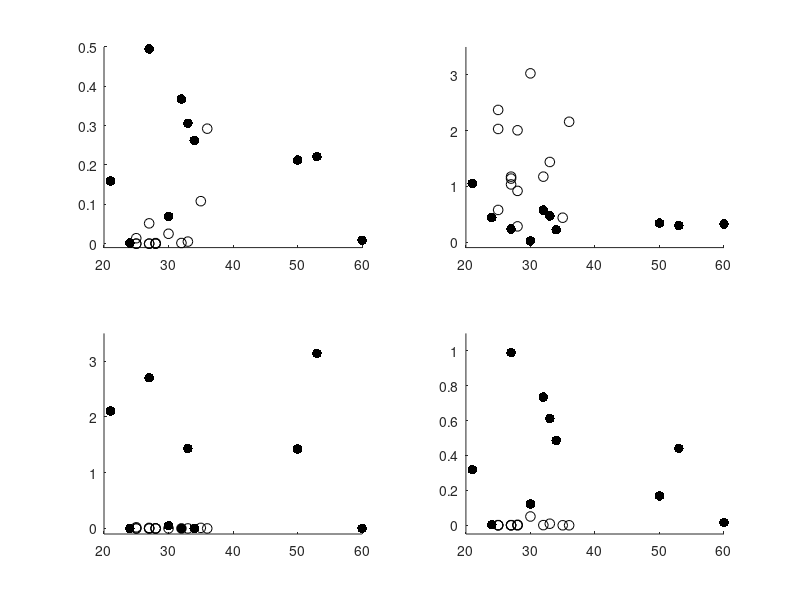

Write the MATLAB code that produced this figure. (Note: this script raises an error after producing the figure.)
%% scatter plots for RSC with age and group
M350_SZ = [0.2962456306 0.573417375 0.3385766875 0.22071525 0.438349664 0.2327604769 0.3214479559 1.0514046667 0.0200900371 0.4675730574;...
    53 32 50 34 24 27 60 21 30 33];
M350_CON = [3.02659 1.4363888125 1.0337429497 0.2807041889 2.0048575039 0.4363267821 2.370527875 1.1731073287 0.5756230273 2.02889875,...
    0.917666375 1.13822725 1.1729591881 2.158097; 30 33 27 28 28 35 25 32 25 25 28 27 27 36];
M170_SZ = [0.22141 0.36748 0.21239 0.26248 0.0015558 0.49504 0.0085455 0.1594 0.069397 0.30599; 53 32 50 34 24 27 60 21 30 33];
M170_CON = [0.025183 0.0052318 1.523e-06 0 0.0014568 0.10803 1.52e-05 0.0016754 0.013846 1.7508e-06 0 7.4231e-07 0.051623 0.29234;...
    30 33 27 28 28 35 25 32 25 25 28 27 27 36];
M170_UR_left = [3.1408,0,1.4252,5.8897e-05,0,2.7036,0,2.1063,0.046761,1.4342,0,0.000257,0.009892,0,0.0001,0.01,0,0,0.02,0,0.0004,0,0,0;...
    53 32 50 34 24 27 60 21 30 33 30 33 27 28 28 35 25 32 25 25 28 27 27 36]';
M170_int_right = [0.44089 0.73465 0.168615 0.48614 0.002764153185 0.990075 0.016005 0.31835 0.121799 0.611999 0.050365 0.008946 0 0.0007 0.0029135 0 3.0401e-05 0.0009335 0.001202 0 0.0003 0 0.00107068 0;...
    53 32 50 34 24 27 60 21 30 33 30 33 27 28 28 35 25 32 25 25 28 27 27 36]';

gender =[1,1,1,1,1,1,0,1,1,1,0,1,1,1,1,1,1,1,0,1,0,0,0,0];

figure;
subplot(2,2,1)
scatter(M170_SZ(2,:),M170_SZ(1,:),50,'k','filled');
ylim([-0.01 0.5]);
hold on;
scatter(M170_CON(2,:),M170_CON(1,:),50,'k');
%title('M170 main effect for group');
%legend('SZ','Control');
subplot(2,2,2)
scatter(M350_SZ(2,:),M350_SZ(1,:),50,'k','filled');
ylim([-0.1 3.5]);
hold on;
scatter(M350_CON(2,:),M350_CON(1,:),50,'k');
%title('M350 main effect for group');
%legend('SZ','Control');
subplot(2,2,3)
scatter(M170_UR_left(1:10,2),M170_UR_left(1:10,1),50,'k','filled');
ylim([-0.1 3.5]);
hold on;
scatter(M170_UR_left(11:24,2),M170_UR_left(11:24,1),50,'k');
%title('M170 groupXtype UR left cluster');
%legend('SZ','Control');
subplot(2,2,4)
scatter(M170_int_right(1:10,2),M170_int_right(1:10,1),50,'k','filled');
ylim([-0.05 1.1]);
hold on;
scatter(M170_int_right(11:24,2),M170_int_right(11:24,1),50,'k');
%title('M170 groupXtype NM+UR right cluster');
%legend('SZ','Control');
%% corelations with age
M170forCorr = [M170_SZ'; M170_CON'];
[r_M170,rp_M170] = corr(M170forCorr);
M350forCorr = [M350_SZ'; M350_CON'];
[r_M350,rp_M350] = corr(M350forCorr);
[r_M170_int_right,rp_M170_int_right] = corr(M170_int_right);
[r_M170_UR_left,rp_M170_UR_left] = corr(M170_UR_left);

%% ttests with gender for all subs
M170grp = [M170_SZ(1,:) M170_CON(1,:)];
M350grp = [M350_SZ(1,:) M350_CON(1,:)];
M170intRight = M170_int_right(:,1)';
M170intLeft = M170_UR_left(:,1)';

M170grpM = M170grp(find(gender));
M170grpFM = M170grp(find(~gender));
M350grpM = M350grp(find(gender));
M350grpFM = M350grp(find(~gender));
M170intRightM = M170intRight(find(gender));
M170intRightFM = M170intRight(find(~gender));
M170intLeftM = M170intLeft(find(gender));
M170intLeftFM = M170intLeft(find(~gender));

[H,P,CI,STATS] = ttest2(M170grpM,M170grpFM);
[H,P,CI,STATS] = ttest2(M350grpM,M350grpFM);
[H,P,CI,STATS] = ttest2(M170intRightM,M170intRightFM);
[H,P,CI,STATS] = ttest2(M170intLeftM,M170intLeftFM);

%% ttests with gender for control group
gender = [0,1,1,1,1,1,1,1,0,1,0,0,0,0];
M170intRight = M170_int_right(11:24,1)';
M170intLeft = M170_UR_left(11:24,1)';

M170grpM = M170_CON(1,find(gender));
M170grpFM = M170_CON(1,find(~gender));
M350grpM = M350_CON(1,find(gender));
M350grpFM = M350_CON(1,find(~gender));
M170intRightM = M170intRight(1,find(gender));
M170intRightFM = M170intRight(1,find(~gender));
M170intLeftM = M170intLeft(1,find(gender));
M170intLeftFM = M170intLeft(1,find(~gender));

[H,P,CI,STATS] = ttest2(M170grpM,M170grpFM);
[H,P,CI,STATS] = ttest2(M350grpM,M350grpFM);
[H,P,CI,STATS] = ttest2(M170intRightM,M170intRightFM);
[H,P,CI,STATS] = ttest2(M170intLeftM,M170intLeftFM);

%% ttests for group just for men
genderSZ = [1,1,1,1,1,1,0,1,1,1];
genderCON = [0,1,1,1,1,1,1,1,0,1,0,0,0,0];

M170_SZm = M170_SZ(1,find(genderSZ));
M170_CONm = M170_CON(1,find(genderCON));

M350_SZm = M350_SZ(1,find(genderSZ));
M350_CONm = M350_CON(1,find(genderCON));

M170intLeft_SZm = M170_UR_left';
M170intLeft_SZm = M170intLeft_SZm(1,1:10);
M170intLeft_SZm = M170intLeft_SZm(1,find(genderSZ));

M170intLeft_CONm = M170_UR_left';
M170intLeft_CONm = M170intLeft_CONm(1,11:24);
M170intLeft_CONm = M170intLeft_CONm(1,find(genderCON));

M170intRight_SZm = M170_int_right';
M170intRight_SZm = M170intRight_SZm(1,1:10);
M170intRight_SZm = M170intRight_SZm(1,find(genderSZ));

M170intRight_CONm = M170_int_right';
M170intRight_CONm = M170intRight_CONm(1,11:24);
M170intRight_CONm = M170intRight_CONm(1,find(genderCON));

[H,P,CI,STATS] = ttest2(M170_SZm,M170_CONm);
[H,P,CI,STATS] = ttest2(M350_SZm,M350_CONm);
[H,P,CI,STATS] = ttest2(M170intLeft_SZm,M170intLeft_CONm);
[H,P,CI,STATS] = ttest2(M170intRight_SZm,M170intRight_CONm);